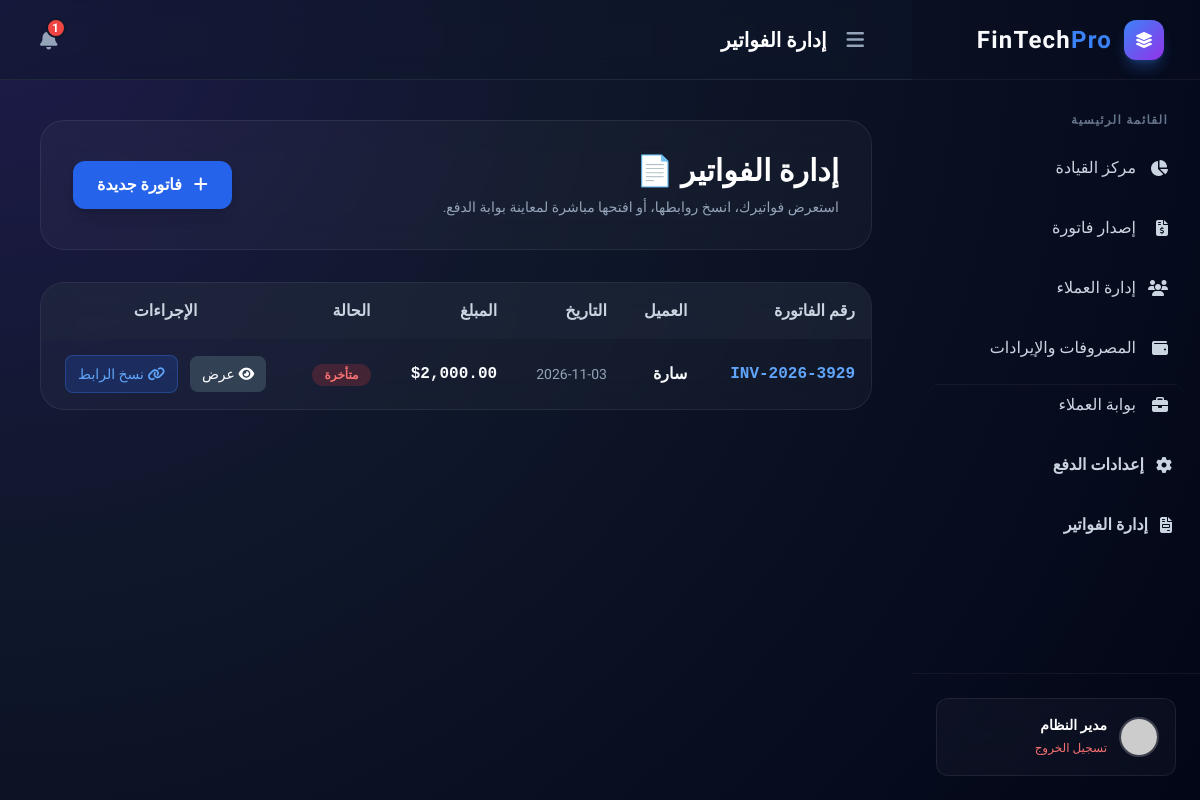
/invoices.php (signed in), run on the app's committed database.
### tables this page shows
CREATE TABLE `invoices` (
  `id` int(11) NOT NULL,
  `admin_id` int(11) NOT NULL,
  `reference_number` varchar(50) NOT NULL,
  `client_id` int(11) NOT NULL,
  `issue_date` date NOT NULL,
  `due_date` date NOT NULL,
  `total_amount` decimal(10,2) DEFAULT 0.00,
  `description` text DEFAULT NULL,
  `status` enum('paid','pending','overdue') DEFAULT 'pending',
  `created_at` timestamp NOT NULL DEFAULT current_timestamp()
);

CREATE TABLE `clients` (
  `id` int(11) NOT NULL,
  `admin_id` int(11) NOT NULL,
  `name` varchar(100) NOT NULL,
  `email` varchar(100) NOT NULL,
  `password` varchar(255) DEFAULT NULL,
  `phone` varchar(20) DEFAULT NULL,
  `address` text DEFAULT NULL,
  `created_at` timestamp NOT NULL DEFAULT current_timestamp()
);

### invoices.php (the view, shortened to what this page needs)
<?php
require_once 'db.php';
$admin_id = $_SESSION['admin_id'];
$stmt = $pdo->prepare("SELECT invoices.*, clients.name AS client_name
                       FROM invoices
                       LEFT JOIN clients ON invoices.client_id = clients.id
                       WHERE invoices.admin_id = ?
                       ORDER BY invoices.id DESC");
$stmt->execute([$admin_id]);
$invoices = $stmt->fetchAll();
$base_url = (isset($_SERVER['HTTPS']) && $_SERVER['HTTPS'] === 'on' ? "https" : "http") . "://$_SERVER[HTTP_HOST]" . dirname($_SERVER['PHP_SELF']);
?>
<!DOCTYPE html>
<html lang="ar" dir="rtl">
<head>
    <script src="https://cdn.tailwindcss.com"></script>
    <link rel="stylesheet" href="https://cdnjs.cloudflare.com/ajax/libs/font-awesome/6.4.0/css/all.min.css">
</head>
<body class="h-screen flex overflow-hidden selection:bg-blue-500 selection:text-white">
    <?php require_once 'includes/sidebar.php'; ?>
    <div class="flex-1 flex flex-col relative z-10 w-full">
        <?php require_once 'includes/header.php'; ?>
        <main class="flex-1 overflow-y-auto p-10">
            <div class="max-w-6xl mx-auto space-y-8">
                <div class="glass-panel p-8 rounded-3xl flex justify-between items-center">
                    <div>
                        <h1 class="text-3xl font-extrabold text-white mb-2">إدارة الفواتير 📄</h1>
                        <p class="text-slate-400 text-sm">استعرض فواتيرك، انسخ روابطها، أو افتحها مباشرة لمعاينة بوابة الدفع.</p>
                    </div>
                    <a href="create_invoice.php" class="px-6 py-3 bg-blue-600 hover:bg-blue-500 text-white rounded-xl font-bold transition-all shadow-lg">
                        <i class="fa-solid fa-plus ml-2"></i> فاتورة جديدة
                    </a>
                </div>
                <div class="glass-panel rounded-3xl overflow-hidden">
                    <table class="w-full text-right">
                        <thead class="bg-slate-800/50 text-slate-300">
                            <tr>
                                <th class="p-4 font-bold">رقم الفاتورة</th>
                                <th class="p-4 font-bold">العميل</th>
                                <th class="p-4 font-bold">التاريخ</th>
                                <th class="p-4 font-bold">المبلغ</th>
                                <th class="p-4 font-bold">الحالة</th>
                                <th class="p-4 font-bold text-center">الإجراءات</th>
                            </tr>
                        </thead>
                        <tbody class="divide-y divide-slate-700/50">
                            <?php foreach ($invoices as $inv):
                                $invoice_link = $base_url . "/view_invoice.php?id=" . $inv['id'];
                            ?>
                            <tr class="hover:bg-slate-800/30 transition-all">
                                <td class="p-4 font-mono text-blue-400 font-bold" dir="ltr"><?= htmlspecialchars($inv['reference_number']) ?></td>
                                <td class="p-4 font-bold"><?= htmlspecialchars($inv['client_name']) ?></td>
                                <td class="p-4 text-slate-400 text-sm" dir="ltr"><?= $inv['issue_date'] ?></td>
                                <td class="p-4 font-mono font-bold" dir="ltr">$<?= number_format($inv['total_amount'], 2) ?></td>
                                <td class="p-4">
                                    <span class="px-3 py-1 rounded-full text-xs font-bold
                                        <?= $inv['status'] == 'paid' ? 'bg-emerald-500/20 text-emerald-400' : ($inv['status'] == 'overdue' ? 'bg-red-500/20 text-red-400' : 'bg-amber-500/20 text-amber-400') ?>">
                                        <?= $inv['status'] == 'paid' ? 'مدفوعة' : ($inv['status'] == 'overdue' ? 'متأخرة' : 'قيد الانتظار') ?>
                                    </span>
                                </td>
                                <td class="p-4 text-center space-x-2 space-x-reverse">
                                    <a href="<?= $invoice_link ?>" target="_blank" class="inline-block px-3 py-2 bg-slate-700 hover:bg-slate-600 text-white rounded-lg transition-all text-sm" title="فتح الفاتورة">
                                        <i class="fa-solid fa-eye"></i> عرض
                                    </a>
                                    <button onclick="copyToClipboard('<?= $invoice_link ?>')" class="inline-block px-3 py-2 bg-blue-600/20 hover:bg-blue-600 text-blue-400 hover:text-white rounded-lg transition-all text-sm border border-blue-500/30" title="نسخ الرابط للعميل">
                                        <i class="fa-solid fa-link"></i> نسخ الرابط
                                    </button>
                                </td>
                            </tr>
                            <?php endforeach; ?>
                        </tbody>
                    </table>
                </div>
            </div>
        </main>
    </div>
</body>
</html>

### invoices.php (style rules this page uses)
body { font-family: 'Tajawal', sans-serif; background: radial-gradient(circle at top left, #1e1b4b, #0f172a 40%, #020617); color: #f8fafc; }
.glass-panel { background: rgba(255, 255, 255, 0.03); backdrop-filter: blur(16px); border: 1px solid rgba(255, 255, 255, 0.08); }

### data on the page
invoices: reference_number "INV-2026-3929", client.name "سارة", issue_date "2026-11-03", total_amount "2,000.00", status "متأخرة"

### other printed values
$_SESSION['admin_name'] "مدير النظام"
$page_title "إدارة الفواتير"
$unread_count "1"
